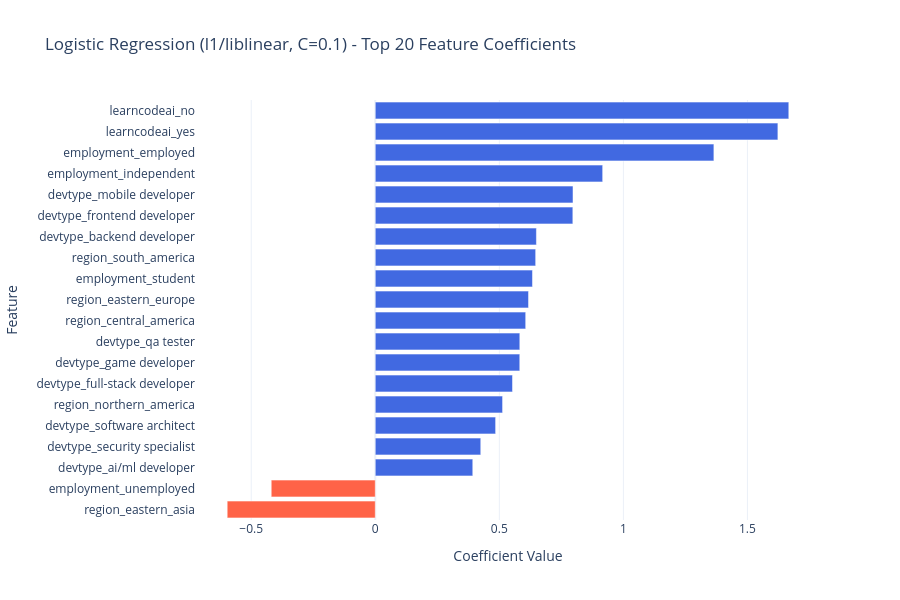

The notebook cell this image was saved under:
### Code cell
# Getting top variables with .coef
feature_names = X_clean.columns.tolist()
coefs = model.coef_[0] 

coef_df = pd.DataFrame({
    'Feature': feature_names,
    'Coefficient': coefs
})
coef_df['Abs'] = coef_df['Coefficient'].abs()
coef_df = coef_df.sort_values('Abs', ascending=False).head(20)
coef_df = coef_df.sort_values('Coefficient')

colors = ['tomato' if c < 0 else 'royalblue' for c in coef_df['Coefficient']]

fig = go.Figure(go.Bar(
    x=coef_df['Coefficient'],
    y=coef_df['Feature'],
    orientation='h',
    marker_color=colors
))
fig.update_layout(
    title=f'Logistic Regression ({label}, C={best_C}) - Top 20 Feature Coefficients',
    xaxis_title='Coefficient Value',
    yaxis_title='Feature',
    template='plotly_white',
    height=600
)
fig.show()

print("Top 20 features by absolute coefficient:")
print(f"{'Rank':<6} {'Feature':<40} {'Coefficient':>12}")
print("-" * 60)
for rank, (index, row) in enumerate(coef_df.sort_values('Abs', ascending=False).iterrows(), 1):
    print(f"{rank:<6} {row['Feature']:<40} {row['Coefficient']:>12.4f}")

### Figure 1 — Plotly figure (JSON) as saved in the notebook; plotly's stock layout.template omitted (floating-point values rounded to 4 significant figures)
{"data": [{"marker": {"color": ["tomato", "tomato", "royalblue", "royalblue", "royalblue", "royalblue", "royalblue", "royalblue", "royalblue", "royalblue", "royalblue", "royalblue", "royalblue", "royalblue", "royalblue", "royalblue", "royalblue", "royalblue", "royalblue", "royalblue"]}, "orientation": "h", "type": "bar", "x": [-0.5968, -0.4193, 0.393, 0.4252, 0.485, 0.5131, 0.5531, 0.5824, 0.5826, 0.6063, 0.6177, 0.6336, 0.6465, 0.6495, 0.7963, 0.7969, 0.9165, 1.365, 1.623, 1.667], "y": ["region_eastern_asia", "employment_unemployed", "devtype_ai/ml developer", "devtype_security specialist", "devtype_software architect", "region_northern_america", "devtype_full-stack developer", "devtype_game developer", "devtype_qa tester", "region_central_america", "region_eastern_europe", "employment_student", "region_south_america", "devtype_backend developer", "devtype_frontend developer", "devtype_mobile developer", "employment_independent", "employment_employed", "learncodeai_yes", "learncodeai_no"]}], "layout": {"height": 600, "title": {"text": "Logistic Regression (l1/liblinear, C=0.1) - Top 20 Feature Coefficients"}, "xaxis": {"title": {"text": "Coefficient Value"}}, "yaxis": {"title": {"text": "Feature"}}}}
